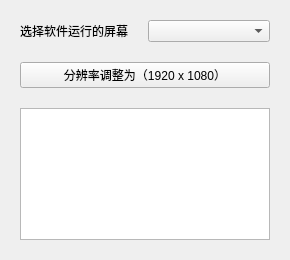
<?xml version="1.0" encoding="UTF-8"?>
<ui version="4.0">
 <class>MainWindow</class>
 <widget class="QMainWindow" name="MainWindow">
  <property name="geometry">
   <rect>
    <x>0</x>
    <y>0</y>
    <width>290</width>
    <height>260</height>
   </rect>
  </property>
  <property name="windowTitle">
   <string>MainWindow</string>
  </property>
  <widget class="QWidget" name="centralwidget">
   <layout class="QGridLayout" name="gridLayout" columnstretch="1,3">
    <property name="leftMargin">
     <number>20</number>
    </property>
    <property name="topMargin">
     <number>20</number>
    </property>
    <property name="rightMargin">
     <number>20</number>
    </property>
    <property name="bottomMargin">
     <number>20</number>
    </property>
    <property name="spacing">
     <number>20</number>
    </property>
    <item row="0" column="0">
     <widget class="QLabel" name="label">
      <property name="text">
       <string>选择软件运行的屏幕</string>
      </property>
     </widget>
    </item>
    <item row="0" column="1">
     <widget class="QComboBox" name="comboBox"/>
    </item>
    <item row="1" column="0" colspan="2">
     <widget class="QPushButton" name="pushButton">
      <property name="text">
       <string>分辨率调整为（1920 x 1080）</string>
      </property>
     </widget>
    </item>
    <item row="2" column="0" colspan="2">
     <widget class="QTextEdit" name="textEdit">
      <property name="readOnly">
       <bool>true</bool>
      </property>
     </widget>
    </item>
   </layout>
  </widget>
 </widget>
 <resources/>
 <connections/>
</ui>
